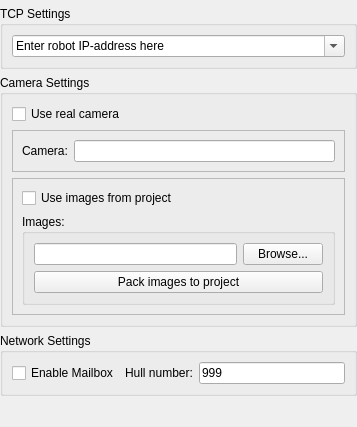
<?xml version="1.0" encoding="UTF-8"?>
<ui version="4.0">
 <class>TrikAdditionalPreferences</class>
 <widget class="QWidget" name="TrikAdditionalPreferences">
  <property name="geometry">
   <rect>
    <x>0</x>
    <y>0</y>
    <width>357</width>
    <height>427</height>
   </rect>
  </property>
  <property name="windowTitle">
   <string>Form</string>
  </property>
  <layout class="QVBoxLayout" name="verticalLayout">
   <property name="leftMargin">
    <number>0</number>
   </property>
   <property name="topMargin">
    <number>0</number>
   </property>
   <property name="rightMargin">
    <number>0</number>
   </property>
   <property name="bottomMargin">
    <number>0</number>
   </property>
   <item>
    <widget class="qReal::ui::ImagePicker" name="robotImagePicker" native="true"/>
   </item>
   <item>
    <widget class="QGroupBox" name="tcpSettingsGroupBox">
     <property name="title">
      <string>TCP Settings</string>
     </property>
     <layout class="QGridLayout" name="gridLayout_4">
      <item row="0" column="0">
       <widget class="QComboBox" name="tcpServerLineEdit">
        <property name="editable">
         <bool>true</bool>
        </property>
        <property name="currentText">
         <string>Enter robot IP-address here</string>
        </property>
        <property name="insertPolicy">
         <enum>QComboBox::InsertAtTop</enum>
        </property>
       </widget>
      </item>
     </layout>
    </widget>
   </item>
   <item>
    <widget class="QGroupBox" name="multimediaSettingsGroupBox">
     <property name="title">
      <string>Camera Settings</string>
     </property>
     <layout class="QGridLayout" name="gridLayout">
      <item row="1" column="1">
       <widget class="QFrame" name="realCameraFrame">
        <property name="frameShape">
         <enum>QFrame::StyledPanel</enum>
        </property>
        <property name="frameShadow">
         <enum>QFrame::Raised</enum>
        </property>
        <layout class="QGridLayout" name="gridLayout_3">
         <item row="0" column="0">
          <widget class="QLabel" name="cameraNamelabel">
           <property name="text">
            <string>Camera:</string>
           </property>
          </widget>
         </item>
         <item row="0" column="1">
          <widget class="QLineEdit" name="cameraNameLineEdit"/>
         </item>
        </layout>
       </widget>
      </item>
      <item row="0" column="1">
       <widget class="QCheckBox" name="realCameraCheckBox">
        <property name="text">
         <string>Use real camera</string>
        </property>
       </widget>
      </item>
      <item row="2" column="1">
       <widget class="QFrame" name="simulatedCameraFrame">
        <property name="frameShape">
         <enum>QFrame::StyledPanel</enum>
        </property>
        <property name="frameShadow">
         <enum>QFrame::Raised</enum>
        </property>
        <layout class="QGridLayout" name="gridLayout_2">
         <item row="0" column="0">
          <widget class="QCheckBox" name="imagesFromProjectCheckBox">
           <property name="text">
            <string>Use images from project</string>
           </property>
          </widget>
         </item>
         <item row="1" column="0">
          <widget class="QGroupBox" name="imagesFromDiskFrame">
           <property name="title">
            <string>Images:</string>
           </property>
           <layout class="QGridLayout" name="gridLayout_6">
            <item row="0" column="1">
             <widget class="QPushButton" name="browseImagesPathButton">
              <property name="text">
               <string>Browse...</string>
              </property>
             </widget>
            </item>
            <item row="0" column="0">
             <widget class="QLineEdit" name="imagesPathlineEdit"/>
            </item>
            <item row="1" column="0" colspan="2">
             <widget class="QPushButton" name="packImagesPushButton">
              <property name="text">
               <string>Pack images to project</string>
              </property>
             </widget>
            </item>
           </layout>
          </widget>
         </item>
        </layout>
       </widget>
      </item>
     </layout>
    </widget>
   </item>
   <item>
    <widget class="QGroupBox" name="NetworkSettingsBox">
     <property name="title">
      <string>Network Settings</string>
     </property>
     <layout class="QGridLayout" name="gridLayout_5">
      <item row="0" column="0">
       <widget class="QCheckBox" name="mailboxCheckBox">
        <property name="text">
         <string>Enable Mailbox</string>
        </property>
       </widget>
      </item>
	  <item row="0" column="1">
       <widget class="QLabel" name="mailboxHullNumberLabel">
        <property name="text">
         <string>Hull number:</string>
        </property>
       </widget>
      </item>
	  <item row="0" column="2">
       <widget class="QLineEdit" name="mailboxHullNumber">
        <property name="text">
         <string>999</string>
        </property>
       </widget>
      </item>
     </layout>
    </widget>
   </item>
   <item>
    <spacer name="verticalSpacer">
     <property name="orientation">
      <enum>Qt::Vertical</enum>
     </property>
     <property name="sizeHint" stdset="0">
      <size>
       <width>20</width>
       <height>40</height>
      </size>
     </property>
    </spacer>
   </item>
  </layout>
 </widget>
 <customwidgets>
  <customwidget>
   <class>qReal::ui::ImagePicker</class>
   <extends>QWidget</extends>
   <header>qrutils/widgets/imagePicker.h</header>
   <container>1</container>
  </customwidget>
 </customwidgets>
 <resources/>
 <connections/>
</ui>
